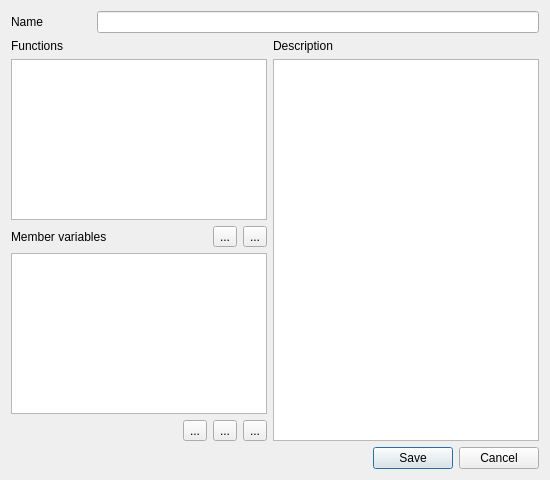
<?xml version="1.0" encoding="UTF-8"?>
<ui version="4.0">
 <class>CDlgClass</class>
 <widget class="QDialog" name="CDlgClass">
  <property name="geometry">
   <rect>
    <x>0</x>
    <y>0</y>
    <width>550</width>
    <height>480</height>
   </rect>
  </property>
  <property name="windowTitle">
   <string>Dialog</string>
  </property>
  <layout class="QGridLayout" name="gridLayout">
   <item row="0" column="0">
    <widget class="QLabel" name="label">
     <property name="text">
      <string>Name</string>
     </property>
    </widget>
   </item>
   <item row="0" column="1" colspan="5">
    <widget class="QLineEdit" name="eName"/>
   </item>
   <item row="1" column="0" colspan="2">
    <widget class="QLabel" name="label_2">
     <property name="text">
      <string>Functions</string>
     </property>
    </widget>
   </item>
   <item row="1" column="5">
    <widget class="QLabel" name="label_4">
     <property name="text">
      <string>Description</string>
     </property>
    </widget>
   </item>
   <item row="2" column="0" colspan="5">
    <widget class="QTreeWidget" name="treeFn">
     <property name="toolTip">
      <string/>
     </property>
     <property name="verticalScrollBarPolicy">
      <enum>Qt::ScrollBarAsNeeded</enum>
     </property>
     <property name="horizontalScrollBarPolicy">
      <enum>Qt::ScrollBarAlwaysOff</enum>
     </property>
     <property name="editTriggers">
      <set>QAbstractItemView::NoEditTriggers</set>
     </property>
     <property name="tabKeyNavigation">
      <bool>true</bool>
     </property>
     <property name="alternatingRowColors">
      <bool>true</bool>
     </property>
     <property name="uniformRowHeights">
      <bool>true</bool>
     </property>
     <property name="sortingEnabled">
      <bool>false</bool>
     </property>
     <property name="headerHidden">
      <bool>true</bool>
     </property>
     <attribute name="headerVisible">
      <bool>false</bool>
     </attribute>
     <attribute name="headerDefaultSectionSize">
      <number>150</number>
     </attribute>
     <column>
      <property name="text">
       <string notr="true">1</string>
      </property>
     </column>
    </widget>
   </item>
   <item row="2" column="5" rowspan="4">
    <widget class="QPlainTextEdit" name="eDescription">
     <property name="horizontalScrollBarPolicy">
      <enum>Qt::ScrollBarAlwaysOff</enum>
     </property>
    </widget>
   </item>
   <item row="3" column="0" colspan="2">
    <widget class="QLabel" name="label_3">
     <property name="text">
      <string>Member variables</string>
     </property>
    </widget>
   </item>
   <item row="3" column="3">
    <widget class="QToolButton" name="btnAdd">
     <property name="toolTip">
      <string>Add New Function</string>
     </property>
     <property name="text">
      <string>...</string>
     </property>
     <property name="icon">
      <iconset resource="easyDoc.qrc">
       <normaloff>:/images/plus.png</normaloff>:/images/plus.png</iconset>
     </property>
    </widget>
   </item>
   <item row="3" column="4">
    <widget class="QToolButton" name="btnDelete">
     <property name="toolTip">
      <string>Delete Function</string>
     </property>
     <property name="text">
      <string>...</string>
     </property>
     <property name="icon">
      <iconset resource="easyDoc.qrc">
       <normaloff>:/images/minus.png</normaloff>:/images/minus.png</iconset>
     </property>
    </widget>
   </item>
   <item row="4" column="0" colspan="5">
    <widget class="QTreeWidget" name="treeVar">
     <attribute name="headerVisible">
      <bool>false</bool>
     </attribute>
     <column>
      <property name="text">
       <string notr="true">1</string>
      </property>
     </column>
    </widget>
   </item>
   <item row="5" column="2">
    <widget class="QToolButton" name="btnAddVarM">
     <property name="toolTip">
      <string>Add Variable Batch</string>
     </property>
     <property name="text">
      <string>...</string>
     </property>
     <property name="icon">
      <iconset resource="easyDoc.qrc">
       <normaloff>:/images/mplus.png</normaloff>:/images/mplus.png</iconset>
     </property>
    </widget>
   </item>
   <item row="5" column="3">
    <widget class="QToolButton" name="btnAddVar">
     <property name="toolTip">
      <string>Add New Variable</string>
     </property>
     <property name="text">
      <string>...</string>
     </property>
     <property name="icon">
      <iconset resource="easyDoc.qrc">
       <normaloff>:/images/plus.png</normaloff>:/images/plus.png</iconset>
     </property>
    </widget>
   </item>
   <item row="5" column="4">
    <widget class="QToolButton" name="btnDeleteVar">
     <property name="toolTip">
      <string>Delete Variable</string>
     </property>
     <property name="text">
      <string>...</string>
     </property>
     <property name="icon">
      <iconset resource="easyDoc.qrc">
       <normaloff>:/images/minus.png</normaloff>:/images/minus.png</iconset>
     </property>
    </widget>
   </item>
   <item row="6" column="2" colspan="4">
    <widget class="QDialogButtonBox" name="buttonBox">
     <property name="orientation">
      <enum>Qt::Horizontal</enum>
     </property>
     <property name="standardButtons">
      <set>QDialogButtonBox::Cancel|QDialogButtonBox::Save</set>
     </property>
    </widget>
   </item>
  </layout>
 </widget>
 <resources>
  <include location="easyDoc.qrc"/>
 </resources>
 <connections>
  <connection>
   <sender>buttonBox</sender>
   <signal>accepted()</signal>
   <receiver>CDlgClass</receiver>
   <slot>accept()</slot>
   <hints>
    <hint type="sourcelabel">
     <x>248</x>
     <y>254</y>
    </hint>
    <hint type="destinationlabel">
     <x>157</x>
     <y>274</y>
    </hint>
   </hints>
  </connection>
  <connection>
   <sender>buttonBox</sender>
   <signal>rejected()</signal>
   <receiver>CDlgClass</receiver>
   <slot>reject()</slot>
   <hints>
    <hint type="sourcelabel">
     <x>316</x>
     <y>260</y>
    </hint>
    <hint type="destinationlabel">
     <x>286</x>
     <y>274</y>
    </hint>
   </hints>
  </connection>
 </connections>
</ui>
